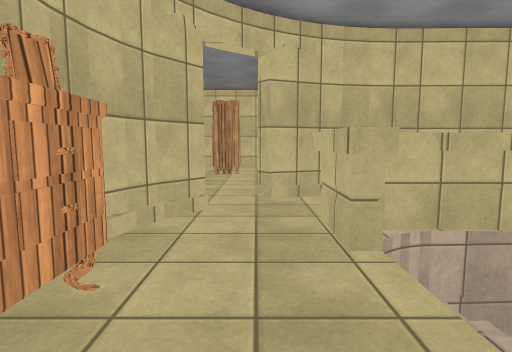
[1] (above)

22 first-person views from a walk through a scene from a Unity 3-D project. The camera is 1.2 m above the floor, tilts 6° down and sees 80° across. The floor is counted in squares, 1 m on a side. Each view is taken from the middle of a square. On the plan, view 1 faces up. The plan holds only what a view shows up to about 13 squares ahead; the rest is blank. The place goes on beyond the plan. Door leaves are left out, so doorways stand open. Surface patterns are stand-ins for the level's own textures.

[2]
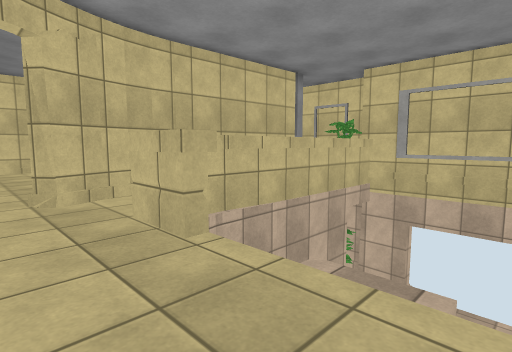

[3]
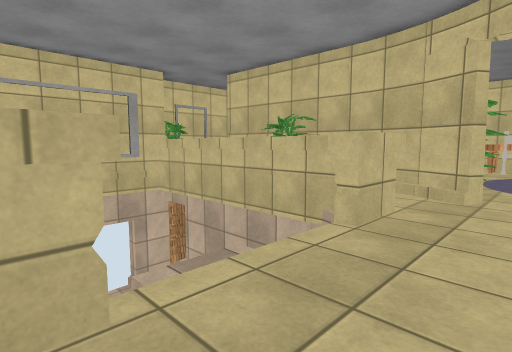

[4]
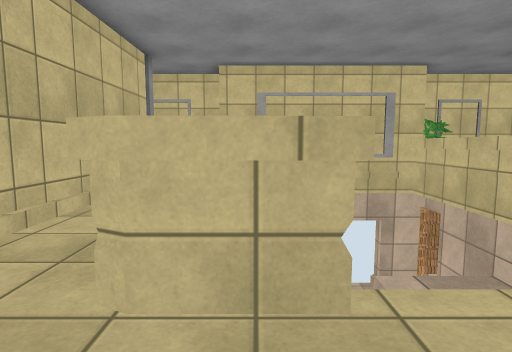

[5]
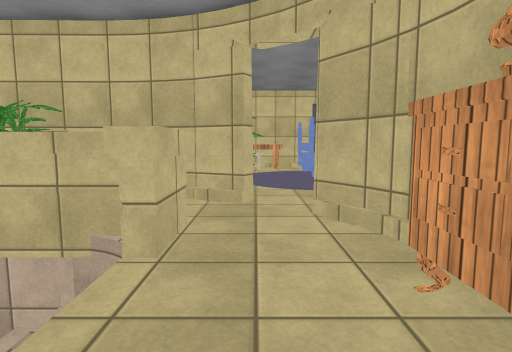

[6]
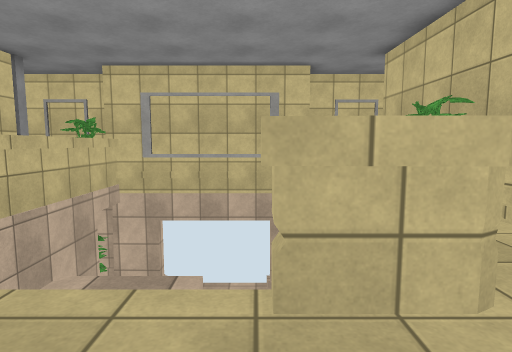

[7]
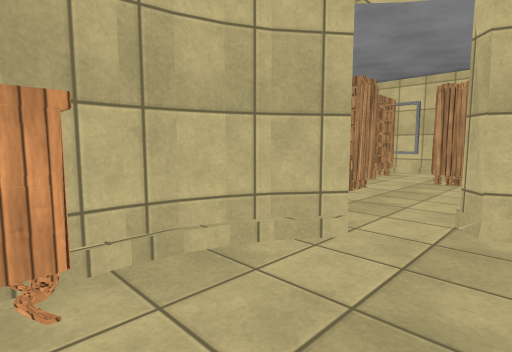

[8]
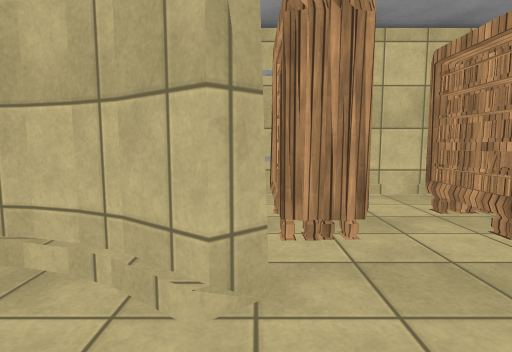

[9]
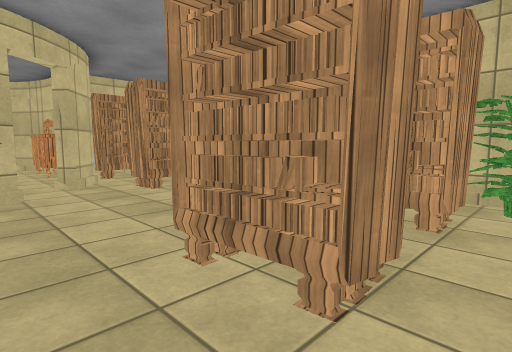

[10]
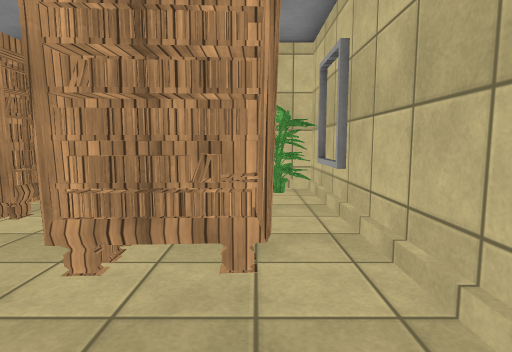

[11]
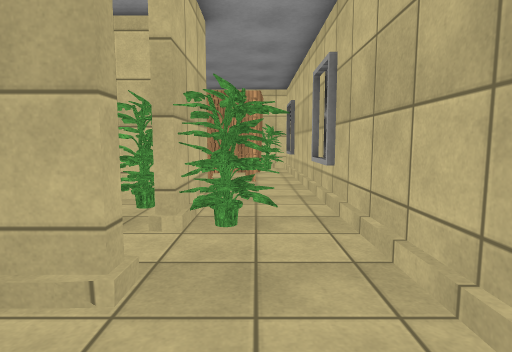

[12]
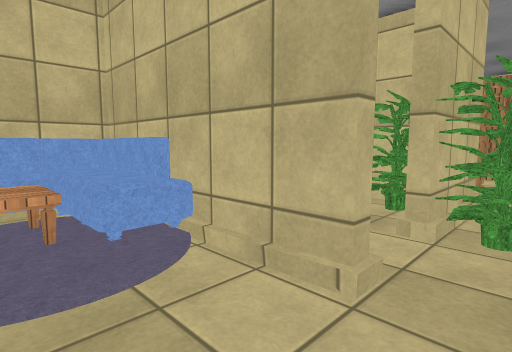

[13]
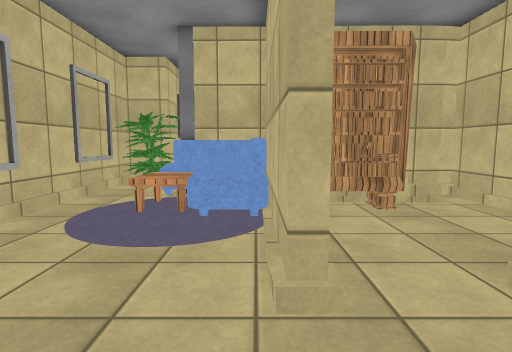

[14]
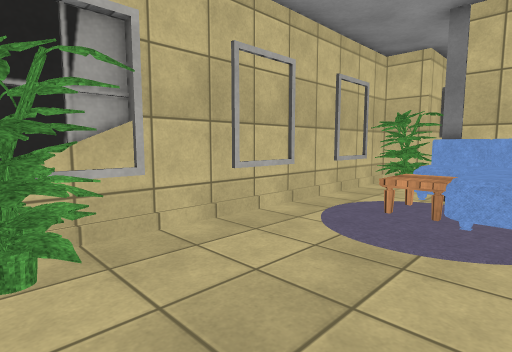

[15]
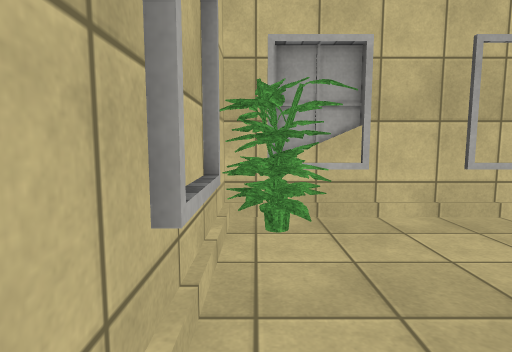

[16]
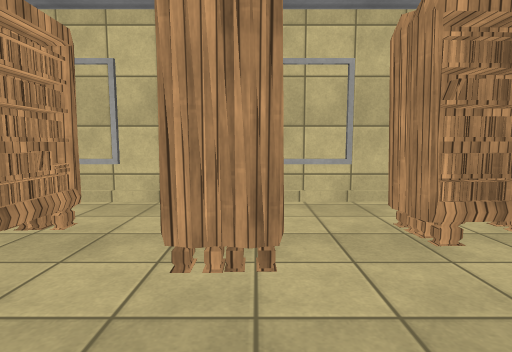

[17]
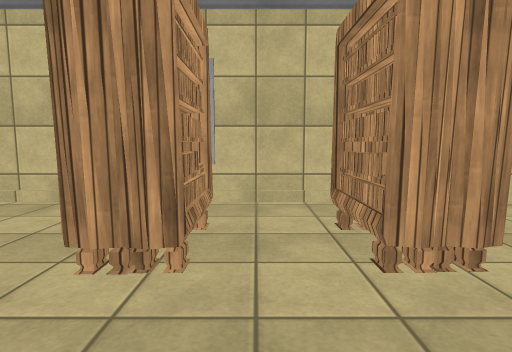

[18]
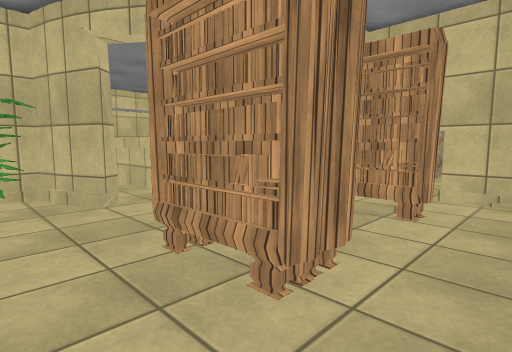

[19]
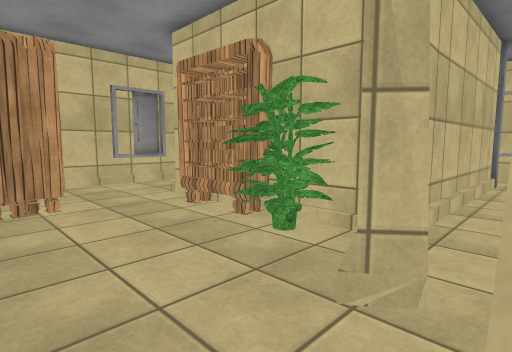

[20]
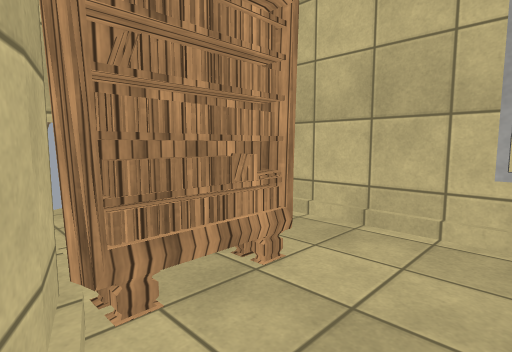

[21]
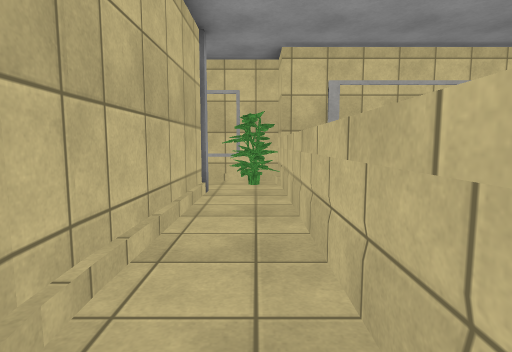

[22]
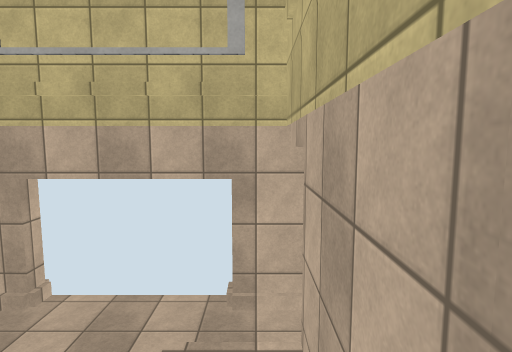

### Floor plan
Key: @ floor where view 1 was taken; # wall or solid block; . main floor; - floor 0.5 m lower than the main floor; _ floor 4.25 m lower than the main floor; / step, stairs or slope; D open door; = window, fence, low wall or low ledge; ^ raised ledge; B bookshelf; R drawers; P plant; C carpet; T table; S sofa; O other object.
Columns run from 7 left of view 1 to 11 right of it. Each row starts with its distance up from view 1.
 16 ###################
 15 #PP=.....=#....=#P#
 14 #P.B.BB....PP....P#
 13 #..B.BB..###DD#...#
 12 ##.B.BB..#PP..#...#
 11 ##.......#....#C..#
 10 #.BBB....B....CTT.#
  9 #..BB...P# BBBSTT.#
  8 #.......P#####SSS.#
  7 ##BBB..###...###..#
  6 ##BBB.DD.........P#
  5  #.. ##D^^#####DD##
  4  #BBB#.D^#//    _#
  3  #D  #..^      /__
  2  ####RR..-_    ___
  1   OOORR..-_    ___
  0       .@^      /__
 -1      #..^#//   /_#
 -2      #DD^^######D##
 -3     ##DD# .PPP   P#
 -4     #   ########  #
 -5                   #

Positions as (right, up) in squares from view 1, and headings:
1: (0, 0), facing up
2: (-1, 0), facing up-right
3: (-1, 4), facing down-right
4: (-1, 4), facing right
5: (0, 3), facing down
6: (-1, 0), facing right
7: (1, 2), facing up-left
8: (1, 6), facing left
9: (1, 15), facing down-left
10: (2, 14), facing left
11: (9, 14), facing left
12: (9, 14), facing down-left
13: (7, 15), facing down
14: (7, 15), facing down-right
15: (6, 15), facing right
16: (0, 10), facing left
17: (0, 8), facing left
18: (-6, 9), facing down-right
19: (-2, 6), facing up-right
20: (-2, 6), facing down-left
21: (1, 6), facing right
22: (4, -1), facing right
